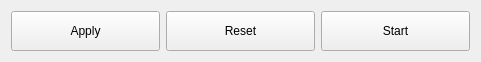
   <widget class="QWidget" name="horizontalLayoutWidget_9">
    <property name="geometry">
     <rect>
      <x>10</x>
      <y>600</y>
      <width>481</width>
      <height>42</height>
     </rect>
    </property>
    <layout class="QHBoxLayout" name="horizontalLayout_9">
     <item>
      <widget class="QPushButton" name="apply_config_pushButton">
       <property name="minimumSize">
        <size>
         <width>0</width>
         <height>40</height>
        </size>
       </property>
       <property name="toolTip">
        <string>&lt;html&gt;&lt;head/&gt;&lt;body&gt;&lt;p align=&quot;center&quot;&gt;&lt;span style=&quot; font-size:8pt;&quot;&gt;Apply all currently configured settings to the config.ini file.&lt;/span&gt;&lt;/p&gt;&lt;p align=&quot;center&quot;&gt;&lt;span style=&quot; font-size:8pt;&quot;&gt;If settings are not applied prior to starting the test, the test will run with whatever settings were last applied to the config file. &lt;/span&gt;&lt;/p&gt;&lt;p align=&quot;center&quot;&gt;&lt;span style=&quot; font-size:8pt;&quot;&gt;Make sure to apply settings before running test or saving a config file.&lt;/span&gt;&lt;/p&gt;&lt;/body&gt;&lt;/html&gt;</string>
       </property>
       <property name="text">
        <string>Apply</string>
       </property>
      </widget>
     </item>
     <item>
      <widget class="QPushButton" name="reset_config_pushButton">
       <property name="minimumSize">
        <size>
         <width>0</width>
         <height>40</height>
        </size>
       </property>
       <property name="toolTip">
        <string>&lt;html&gt;&lt;head/&gt;&lt;body&gt;&lt;p align=&quot;center&quot;&gt;&lt;span style=&quot; font-size:8pt;&quot;&gt;Resets the config.ini file to default settings, which are loaded from the default.config.ini file.&lt;/span&gt;&lt;/p&gt;&lt;/body&gt;&lt;/html&gt;</string>
       </property>
       <property name="text">
        <string>Reset</string>
       </property>
      </widget>
     </item>
     <item>
      <widget class="QPushButton" name="start_test_pushButton">
       <property name="minimumSize">
        <size>
         <width>0</width>
         <height>40</height>
        </size>
       </property>
       <property name="toolTip">
        <string>&lt;html&gt;&lt;head/&gt;&lt;body&gt;&lt;p align=&quot;center&quot;&gt;&lt;span style=&quot; font-size:8pt;&quot;&gt;Start the test using the currently applied settings. This runs the batch file located in the base directory. Make sure press the Apply button before starting the test.&lt;/span&gt;&lt;/p&gt;&lt;/body&gt;&lt;/html&gt;</string>
       </property>
       <property name="text">
        <string>Start</string>
       </property>
      </widget>
     </item>
    </layout>
   </widget>
